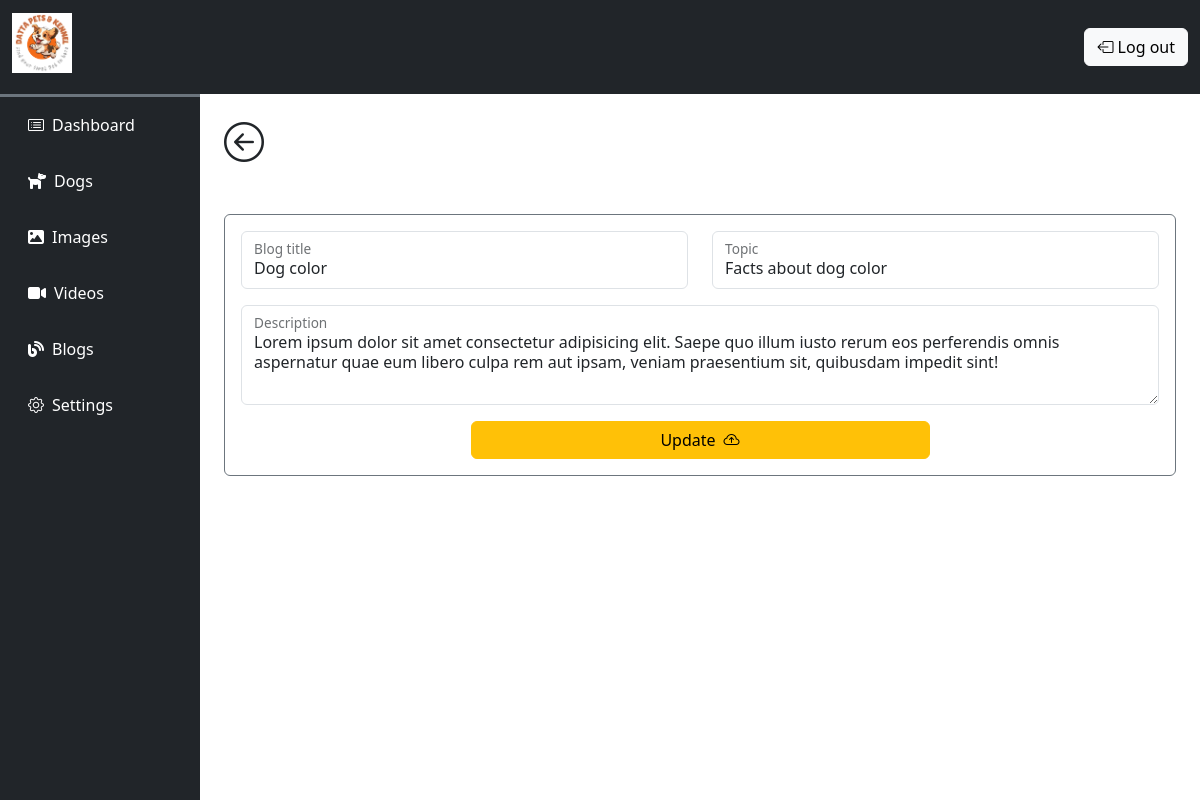
The page /admin/edit_blog.php?id=3 (signed in) on the database its author committed.
### tables this page shows
CREATE TABLE `blogs` (
  `id` int(11) NOT NULL,
  `blog_title` varchar(50) NOT NULL,
  `blog_topic` varchar(50) NOT NULL,
  `blog` varchar(300) NOT NULL,
  `date&time` timestamp NOT NULL DEFAULT current_timestamp() ON UPDATE current_timestamp()
);

### admin/edit_blog.php (the view, shortened to what this page needs)
<?php
    include "../database/connection.php";
    $blogId = $_GET["id"];
    $sql = "SELECT * FROM `blogs` WHERE id='$blogId'";
    $result = mysqli_query($conn, $sql);
    $display = mysqli_fetch_array($result);
?>
<!DOCTYPE html>
<html lang="en">
<head>
    <?php include "./components/links.php" ?>
</head>
<body>
    <?php include "./components/navbar.php" ?>
    <div class="container-fluid">
        <div class="row">
            <div class="col-lg-10 ms-auto overflow-hidden p-4" id="admin-content">
                <a href="blogs.php" class="nav-link text-dark"><h1><i class="bi bi-arrow-left-circle"></i></h1></a>
                <form id="UpdateBlog" method="POST" class="w-100 mx-auto mt-5 border border-1 border-secondary rounded p-3">
                    <div class="row">
                        <div class="col-6">
                            <div class="form-floating mb-3">
                                <input type="text" value="<?php echo $display["blog_title"]; ?>" name="title" class="form-control shadow-none" id="floatingInput" placeholder="name@example.com" required>
                                <label for="floatingInput">Blog title</label>
                            </div>
                        </div>
                        <div class="col-6">
                            <div class="form-floating mb-3">
                                <input type="text" value="<?php echo $display["blog_topic"]; ?>" name="topic" class="form-control shadow-none" id="floatingInput" placeholder="name@example.com">
                                <label for="floatingInput">Topic</label>
                            </div>
                        </div>
                        <div class="col-12">
                            <div class="form-floating">
                                <textarea name="description" class="form-control shadow-none" placeholder="Leave a comment here" id="floatingTextarea2" style="height: 100px" required><?php echo $display["blog"]; ?></textarea>
                                <label for="floatingTextarea2">Description</label>
                            </div>
                        </div>
                    </div>
                    <div class="submit-btn text-center mt-3">
                        <button type="submit" class="btn btn-warning w-50 update-btn">Update<i class="bi bi-cloud-arrow-up ms-2"></i></button>
                    </div>
                </form>
            </div>
        </div>
    </div>
</body>
</html>

### css/admin.css (style rules this page uses)
* { margin: 0; padding: 0; }

### css/utiles.css (style rules this page uses)
:root { --primary: #E88D67; }

### rows shown on the page
blogs: title "Dog color", topic "Facts about dog color", description "Lorem ipsum dolor sit amet consectetur adipisicing elit. Saepe quo illum iusto rerum eos perferendis omnis aspernatur quae eum libero culpa rem aut ipsam, veniam praesentium sit, quibusdam impedit sint!"
